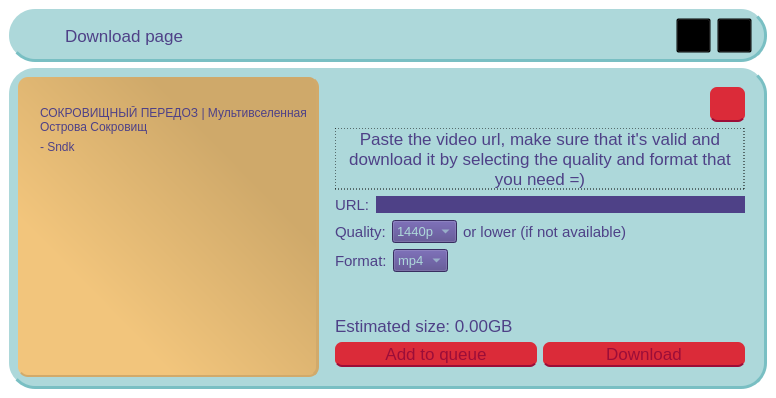
<?xml version="1.0" encoding="UTF-8"?>
<ui version="4.0">
 <class>MainWindow</class>
 <widget class="QMainWindow" name="MainWindow">
  <property name="geometry">
   <rect>
    <x>0</x>
    <y>0</y>
    <width>776</width>
    <height>398</height>
   </rect>
  </property>
  <property name="minimumSize">
   <size>
    <width>594</width>
    <height>398</height>
   </size>
  </property>
  <property name="maximumSize">
   <size>
    <width>776</width>
    <height>398</height>
   </size>
  </property>
  <property name="windowTitle">
   <string>Youtube Downloader</string>
  </property>
  <property name="windowIcon">
   <iconset>
    <normaloff>../icons/app.png</normaloff>../icons/app.png</iconset>
  </property>
  <property name="styleSheet">
   <string notr="true">* {
	background-color: transparent;
}

#controlPanel, #container {
	background-color: #ADD8DA;
	border-radius: 26%;
	border-bottom: 3px outset #79BFC3;
	border-right: 3px outset #79BFC3;
}

#previewContainer {
	border-radius: 10%;
	background-color: qlineargradient(spread:pad, x1:0.261, y1:0.739045, x2:0.727273, y2:0.284, stop:0 rgba(242, 197, 124, 255), stop:1 rgba(207, 169, 106, 255));
	border-bottom: 2px solid #D1AA6B;
	border-right: 3px solid #D1AA6B;
}

QComboBox {
	background-color: #4E4187;
	color: #ADD8DA;
}

QComboBox QListView {
	color: #ADD8DA;
}


QLabel, QPushButton {
	color: #4E4187;
	font-family: Arial, Helvetica, sans-serif;
}

#urlInput {
	border: none;
	background-color: #4E4187;
	color: #ADD8DA;
}

#text1 {
	border: 1px dashed black;
}


#rightSide QPushButton {
	background-color: #DB2B39;
	color: #9c0d38;
	border-radius: 7%;
	border-bottom: 2px solid #9c0d38;
}

#rightSide QPushButton::hover {
	background-color: #B32430;
}

#rightSide QPushButton:pressed {
	color: #A54D68;
	background-color: #B66F84;
    border-color:#91707A;
    border-style: inset;
}

#returnButton {
	background-color: blue;
	border: none;
}</string>
  </property>
  <widget class="QWidget" name="centralwidget">
   <layout class="QVBoxLayout" name="verticalLayout">
    <item>
     <widget class="QWidget" name="controlPanel" native="true">
      <property name="sizePolicy">
       <sizepolicy hsizetype="Preferred" vsizetype="Maximum">
        <horstretch>0</horstretch>
        <verstretch>0</verstretch>
       </sizepolicy>
      </property>
      <layout class="QHBoxLayout" name="horizontalLayout">
       <property name="leftMargin">
        <number>15</number>
       </property>
       <property name="rightMargin">
        <number>15</number>
       </property>
       <item>
        <widget class="QLabel" name="pageLogo">
         <property name="minimumSize">
          <size>
           <width>35</width>
           <height>35</height>
          </size>
         </property>
         <property name="maximumSize">
          <size>
           <width>35</width>
           <height>35</height>
          </size>
         </property>
         <property name="text">
          <string/>
         </property>
         <property name="pixmap">
          <pixmap>../icons/arrow-down.png</pixmap>
         </property>
         <property name="scaledContents">
          <bool>true</bool>
         </property>
         <property name="buddy">
          <cstring></cstring>
         </property>
        </widget>
       </item>
       <item>
        <widget class="QLabel" name="pageName">
         <property name="font">
          <font>
           <family>Arial,Helvetica,sans-serif</family>
           <pointsize>13</pointsize>
          </font>
         </property>
         <property name="text">
          <string>Download page</string>
         </property>
        </widget>
       </item>
       <item>
        <spacer name="horizontalSpacer">
         <property name="orientation">
          <enum>Qt::Horizontal</enum>
         </property>
         <property name="sizeType">
          <enum>QSizePolicy::Expanding</enum>
         </property>
         <property name="sizeHint" stdset="0">
          <size>
           <width>343</width>
           <height>20</height>
          </size>
         </property>
        </spacer>
       </item>
       <item>
        <widget class="QPushButton" name="minimize">
         <property name="minimumSize">
          <size>
           <width>35</width>
           <height>35</height>
          </size>
         </property>
         <property name="maximumSize">
          <size>
           <width>35</width>
           <height>35</height>
          </size>
         </property>
         <property name="text">
          <string/>
         </property>
         <property name="icon">
          <iconset>
           <normaloff>../icons/delete.png</normaloff>../icons/delete.png</iconset>
         </property>
         <property name="iconSize">
          <size>
           <width>35</width>
           <height>35</height>
          </size>
         </property>
        </widget>
       </item>
       <item>
        <widget class="QPushButton" name="exit">
         <property name="minimumSize">
          <size>
           <width>35</width>
           <height>35</height>
          </size>
         </property>
         <property name="maximumSize">
          <size>
           <width>35</width>
           <height>35</height>
          </size>
         </property>
         <property name="text">
          <string/>
         </property>
         <property name="icon">
          <iconset>
           <normaloff>../icons/cross.png</normaloff>../icons/cross.png</iconset>
         </property>
         <property name="iconSize">
          <size>
           <width>35</width>
           <height>35</height>
          </size>
         </property>
        </widget>
       </item>
      </layout>
     </widget>
    </item>
    <item>
     <widget class="QFrame" name="container">
      <property name="frameShape">
       <enum>QFrame::StyledPanel</enum>
      </property>
      <property name="frameShadow">
       <enum>QFrame::Raised</enum>
      </property>
      <layout class="QHBoxLayout" name="horizontalLayout_2">
       <item>
        <widget class="QFrame" name="previewContainer">
         <property name="frameShape">
          <enum>QFrame::StyledPanel</enum>
         </property>
         <property name="frameShadow">
          <enum>QFrame::Raised</enum>
         </property>
         <layout class="QVBoxLayout" name="verticalLayout_2">
          <item>
           <widget class="QLabel" name="videoPreview">
            <property name="enabled">
             <bool>true</bool>
            </property>
            <property name="sizePolicy">
             <sizepolicy hsizetype="Maximum" vsizetype="Maximum">
              <horstretch>0</horstretch>
              <verstretch>0</verstretch>
             </sizepolicy>
            </property>
            <property name="maximumSize">
             <size>
              <width>240</width>
              <height>135</height>
             </size>
            </property>
            <property name="text">
             <string/>
            </property>
            <property name="pixmap">
             <pixmap>../icons/previewTest.jpg</pixmap>
            </property>
            <property name="scaledContents">
             <bool>true</bool>
            </property>
           </widget>
          </item>
          <item>
           <layout class="QHBoxLayout" name="parseInfo">
            <item>
             <widget class="QLabel" name="channelLogo">
              <property name="enabled">
               <bool>true</bool>
              </property>
              <property name="maximumSize">
               <size>
                <width>35</width>
                <height>35</height>
               </size>
              </property>
              <property name="text">
               <string/>
              </property>
              <property name="pixmap">
               <pixmap>../icons/authorizationLogo.png</pixmap>
              </property>
              <property name="scaledContents">
               <bool>true</bool>
              </property>
             </widget>
            </item>
            <item>
             <layout class="QVBoxLayout" name="videoInfo">
              <item>
               <widget class="QLabel" name="videoName">
                <property name="enabled">
                 <bool>true</bool>
                </property>
                <property name="font">
                 <font>
                  <family>Arial,Helvetica,sans-serif</family>
                 </font>
                </property>
                <property name="text">
                 <string>СОКРОВИЩНЫЙ ПЕРЕДОЗ | Мультивселенная Острова Сокровищ</string>
                </property>
                <property name="wordWrap">
                 <bool>true</bool>
                </property>
               </widget>
              </item>
              <item>
               <widget class="QLabel" name="channelName">
                <property name="enabled">
                 <bool>true</bool>
                </property>
                <property name="font">
                 <font>
                  <family>Arial,Helvetica,sans-serif</family>
                 </font>
                </property>
                <property name="text">
                 <string>- Sndk</string>
                </property>
                <property name="wordWrap">
                 <bool>true</bool>
                </property>
               </widget>
              </item>
             </layout>
            </item>
           </layout>
          </item>
          <item>
           <spacer name="verticalSpacer">
            <property name="orientation">
             <enum>Qt::Vertical</enum>
            </property>
            <property name="sizeHint" stdset="0">
             <size>
              <width>20</width>
              <height>40</height>
             </size>
            </property>
           </spacer>
          </item>
         </layout>
        </widget>
       </item>
       <item>
        <widget class="QFrame" name="rightSide">
         <property name="frameShape">
          <enum>QFrame::StyledPanel</enum>
         </property>
         <property name="frameShadow">
          <enum>QFrame::Raised</enum>
         </property>
         <layout class="QVBoxLayout" name="verticalLayout_4">
          <item>
           <layout class="QHBoxLayout" name="returnLayout">
            <item>
             <spacer name="horizontalSpacer_2">
              <property name="orientation">
               <enum>Qt::Horizontal</enum>
              </property>
              <property name="sizeHint" stdset="0">
               <size>
                <width>0</width>
                <height>0</height>
               </size>
              </property>
             </spacer>
            </item>
            <item>
             <widget class="QPushButton" name="returnButton">
              <property name="minimumSize">
               <size>
                <width>35</width>
                <height>35</height>
               </size>
              </property>
              <property name="maximumSize">
               <size>
                <width>35</width>
                <height>35</height>
               </size>
              </property>
              <property name="text">
               <string/>
              </property>
              <property name="icon">
               <iconset>
                <normaloff>../icons/arrow-left.png</normaloff>../icons/arrow-left.png</iconset>
              </property>
              <property name="iconSize">
               <size>
                <width>35</width>
                <height>35</height>
               </size>
              </property>
             </widget>
            </item>
           </layout>
          </item>
          <item>
           <widget class="QLabel" name="text1">
            <property name="font">
             <font>
              <family>Arial,Helvetica,sans-serif</family>
              <pointsize>13</pointsize>
             </font>
            </property>
            <property name="text">
             <string>Paste the video url, make sure that it's valid and download it by selecting the quality and format that you need =)</string>
            </property>
            <property name="alignment">
             <set>Qt::AlignCenter</set>
            </property>
            <property name="wordWrap">
             <bool>true</bool>
            </property>
           </widget>
          </item>
          <item>
           <layout class="QHBoxLayout" name="urlLayout">
            <item>
             <widget class="QLabel" name="text2">
              <property name="font">
               <font>
                <family>Arial,Helvetica,sans-serif</family>
                <pointsize>11</pointsize>
               </font>
              </property>
              <property name="text">
               <string>URL:</string>
              </property>
             </widget>
            </item>
            <item>
             <widget class="QLineEdit" name="urlInput">
              <property name="font">
               <font>
                <pointsize>10</pointsize>
               </font>
              </property>
             </widget>
            </item>
           </layout>
          </item>
          <item>
           <layout class="QHBoxLayout" name="qualityLayout">
            <item>
             <widget class="QLabel" name="text3">
              <property name="font">
               <font>
                <family>Arial,Helvetica,sans-serif</family>
                <pointsize>11</pointsize>
               </font>
              </property>
              <property name="text">
               <string>Quality:</string>
              </property>
             </widget>
            </item>
            <item>
             <widget class="QComboBox" name="qualityInput">
              <property name="font">
               <font>
                <pointsize>10</pointsize>
               </font>
              </property>
              <item>
               <property name="text">
                <string>1440p</string>
               </property>
              </item>
              <item>
               <property name="text">
                <string>1080p</string>
               </property>
              </item>
              <item>
               <property name="text">
                <string>720p</string>
               </property>
              </item>
              <item>
               <property name="text">
                <string>480p</string>
               </property>
              </item>
              <item>
               <property name="text">
                <string>360p</string>
               </property>
              </item>
             </widget>
            </item>
            <item>
             <widget class="QLabel" name="text4">
              <property name="font">
               <font>
                <family>Arial,Helvetica,sans-serif</family>
                <pointsize>11</pointsize>
               </font>
              </property>
              <property name="text">
               <string>or lower (if not available)</string>
              </property>
             </widget>
            </item>
            <item>
             <spacer name="horizontalSpacer_4">
              <property name="orientation">
               <enum>Qt::Horizontal</enum>
              </property>
              <property name="sizeHint" stdset="0">
               <size>
                <width>40</width>
                <height>20</height>
               </size>
              </property>
             </spacer>
            </item>
           </layout>
          </item>
          <item>
           <layout class="QHBoxLayout" name="formatLayout">
            <item>
             <widget class="QLabel" name="text5">
              <property name="font">
               <font>
                <family>Arial,Helvetica,sans-serif</family>
                <pointsize>11</pointsize>
               </font>
              </property>
              <property name="text">
               <string>Format:</string>
              </property>
             </widget>
            </item>
            <item>
             <widget class="QComboBox" name="comboBox_2">
              <property name="font">
               <font>
                <pointsize>10</pointsize>
               </font>
              </property>
              <item>
               <property name="text">
                <string>mp4</string>
               </property>
              </item>
              <item>
               <property name="text">
                <string>mp3</string>
               </property>
              </item>
              <item>
               <property name="text">
                <string>avi</string>
               </property>
              </item>
             </widget>
            </item>
            <item>
             <spacer name="horizontalSpacer_3">
              <property name="orientation">
               <enum>Qt::Horizontal</enum>
              </property>
              <property name="sizeHint" stdset="0">
               <size>
                <width>40</width>
                <height>20</height>
               </size>
              </property>
             </spacer>
            </item>
           </layout>
          </item>
          <item>
           <widget class="QLabel" name="errText">
            <property name="font">
             <font>
              <family>Arial,Helvetica,sans-serif</family>
              <pointsize>13</pointsize>
             </font>
            </property>
            <property name="text">
             <string/>
            </property>
           </widget>
          </item>
          <item>
           <spacer name="verticalSpacer_2">
            <property name="orientation">
             <enum>Qt::Vertical</enum>
            </property>
            <property name="sizeHint" stdset="0">
             <size>
              <width>20</width>
              <height>40</height>
             </size>
            </property>
           </spacer>
          </item>
          <item>
           <widget class="QLabel" name="sizeText">
            <property name="font">
             <font>
              <family>Arial,Helvetica,sans-serif</family>
              <pointsize>13</pointsize>
             </font>
            </property>
            <property name="text">
             <string>Estimated size: 0.00GB</string>
            </property>
           </widget>
          </item>
          <item>
           <layout class="QHBoxLayout" name="bottomButtons">
            <item>
             <widget class="QPushButton" name="addToQueueButton">
              <property name="minimumSize">
               <size>
                <width>0</width>
                <height>25</height>
               </size>
              </property>
              <property name="font">
               <font>
                <family>Arial,Helvetica,sans-serif</family>
                <pointsize>13</pointsize>
               </font>
              </property>
              <property name="text">
               <string>Add to queue</string>
              </property>
             </widget>
            </item>
            <item>
             <widget class="QPushButton" name="downloadButton">
              <property name="minimumSize">
               <size>
                <width>0</width>
                <height>25</height>
               </size>
              </property>
              <property name="font">
               <font>
                <family>Arial,Helvetica,sans-serif</family>
                <pointsize>13</pointsize>
               </font>
              </property>
              <property name="text">
               <string>Download</string>
              </property>
             </widget>
            </item>
           </layout>
          </item>
         </layout>
        </widget>
       </item>
      </layout>
     </widget>
    </item>
   </layout>
  </widget>
 </widget>
 <resources/>
 <connections/>
</ui>
